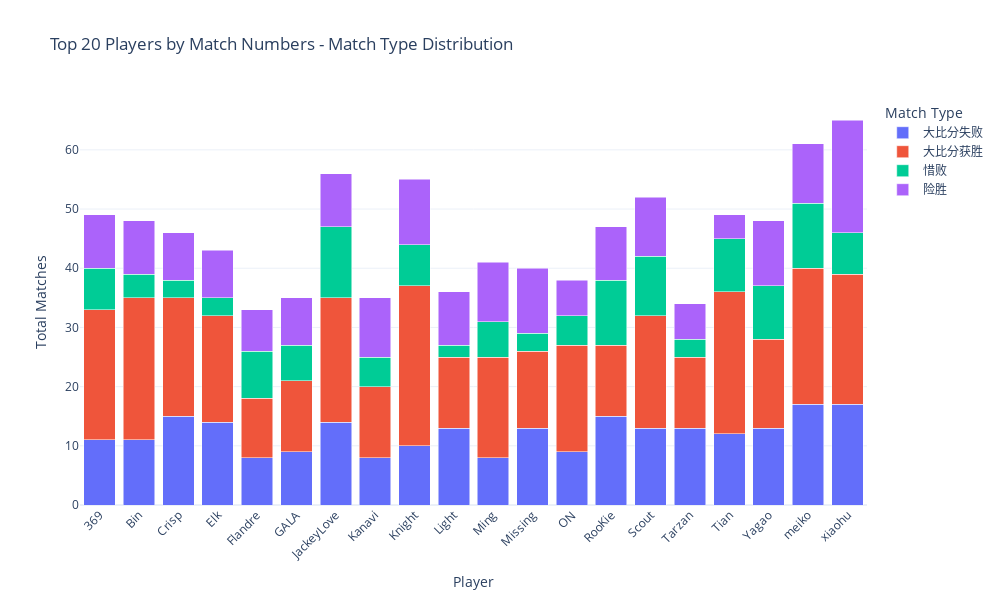

Notebook cell for this chart:
### Code cell
# 按选手统计比赛总数
df = match_type
top_players = df.groupby("Player Name").size().reset_index(name="Total Matches")

# 按比赛总数降序排序，并选择前 20 名
top_20_players = top_players.sort_values(by="Total Matches", ascending=False).head(20)

# 从原始数据中筛选出这些选手的数据
top_20_data = df[df["Player Name"].isin(top_20_players["Player Name"])]

# 按选手和比赛类型分组，统计比赛数
stacked_data_top20 = top_20_data.groupby(["Player Name", "Match Type"]).size().reset_index(name="Count")

# 绘制堆叠柱状图
fig = px.bar(
    stacked_data_top20,
    x="Player Name",
    y="Count",
    color="Match Type",
    title="Top 20 Players by Match Numbers - Match Type Distribution",
    labels={"Count": "Match Count", "Player Name": "Player", "Match Type": "Match Type"},
    barmode="stack",
    height=600,
    width=1000,
)

# 调整布局
fig.update_layout(
    xaxis=dict(title="Player", tickangle=-45),
    yaxis=dict(title="Total Matches"),
    legend_title="Match Type",
    template="plotly_white"
)

# 显示图表
fig.show()

### Figure 1 — Plotly figure (JSON) as saved in the notebook; plotly's stock layout.template omitted (floating-point values rounded to 4 significant figures)
{"data": [{"alignmentgroup": "True", "hovertemplate": "Match Type=大比分失败<br>Player=%{x}<br>Match Count=%{y}<extra></extra>", "legendgroup": "大比分失败", "marker": {"color": "#636efa", "pattern": {"shape": ""}}, "name": "大比分失败", "offsetgroup": "大比分失败", "orientation": "v", "showlegend": true, "textposition": "auto", "type": "bar", "x": ["369", "Bin", "Crisp", "Elk", "Flandre", "GALA", "JackeyLove", "Kanavi", "Knight", "Light", "Ming", "Missing", "ON", "RooKie", "Scout", "Tarzan", "Tian", "Yagao", "meiko", "xiaohu"], "xaxis": "x", "y": [11, 11, 15, 14, 8, 9, 14, 8, 10, 13, 8, 13, 9, 15, 13, 13, 12, 13, 17, 17], "yaxis": "y"}, {"alignmentgroup": "True", "hovertemplate": "Match Type=大比分获胜<br>Player=%{x}<br>Match Count=%{y}<extra></extra>", "legendgroup": "大比分获胜", "marker": {"color": "#EF553B", "pattern": {"shape": ""}}, "name": "大比分获胜", "offsetgroup": "大比分获胜", "orientation": "v", "showlegend": true, "textposition": "auto", "type": "bar", "x": ["369", "Bin", "Crisp", "Elk", "Flandre", "GALA", "JackeyLove", "Kanavi", "Knight", "Light", "Ming", "Missing", "ON", "RooKie", "Scout", "Tarzan", "Tian", "Yagao", "meiko", "xiaohu"], "xaxis": "x", "y": [22, 24, 20, 18, 10, 12, 21, 12, 27, 12, 17, 13, 18, 12, 19, 12, 24, 15, 23, 22], "yaxis": "y"}, {"alignmentgroup": "True", "hovertemplate": "Match Type=惜败<br>Player=%{x}<br>Match Count=%{y}<extra></extra>", "legendgroup": "惜败", "marker": {"color": "#00cc96", "pattern": {"shape": ""}}, "name": "惜败", "offsetgroup": "惜败", "orientation": "v", "showlegend": true, "textposition": "auto", "type": "bar", "x": ["369", "Bin", "Crisp", "Elk", "Flandre", "GALA", "JackeyLove", "Kanavi", "Knight", "Light", "Ming", "Missing", "ON", "RooKie", "Scout", "Tarzan", "Tian", "Yagao", "meiko", "xiaohu"], "xaxis": "x", "y": [7, 4, 3, 3, 8, 6, 12, 5, 7, 2, 6, 3, 5, 11, 10, 3, 9, 9, 11, 7], "yaxis": "y"}, {"alignmentgroup": "True", "hovertemplate": "Match Type=险胜<br>Player=%{x}<br>Match Count=%{y}<extra></extra>", "legendgroup": "险胜", "marker": {"color": "#ab63fa", "pattern": {"shape": ""}}, "name": "险胜", "offsetgroup": "险胜", "orientation": "v", "showlegend": true, "textposition": "auto", "type": "bar", "x": ["369", "Bin", "Crisp", "Elk", "Flandre", "GALA", "JackeyLove", "Kanavi", "Knight", "Light", "Ming", "Missing", "ON", "RooKie", "Scout", "Tarzan", "Tian", "Yagao", "meiko", "xiaohu"], "xaxis": "x", "y": [9, 9, 8, 8, 7, 8, 9, 10, 11, 9, 10, 11, 6, 9, 10, 6, 4, 11, 10, 19], "yaxis": "y"}], "layout": {"barmode": "stack", "height": 600, "legend": {"title": {"text": "Match Type"}, "tracegroupgap": 0}, "title": {"text": "Top 20 Players by Match Numbers - Match Type Distribution"}, "width": 1000, "xaxis": {"anchor": "y", "domain": [0, 1], "tickangle": -45, "title": {"text": "Player"}}, "yaxis": {"anchor": "x", "domain": [0, 1], "title": {"text": "Total Matches"}}}}
